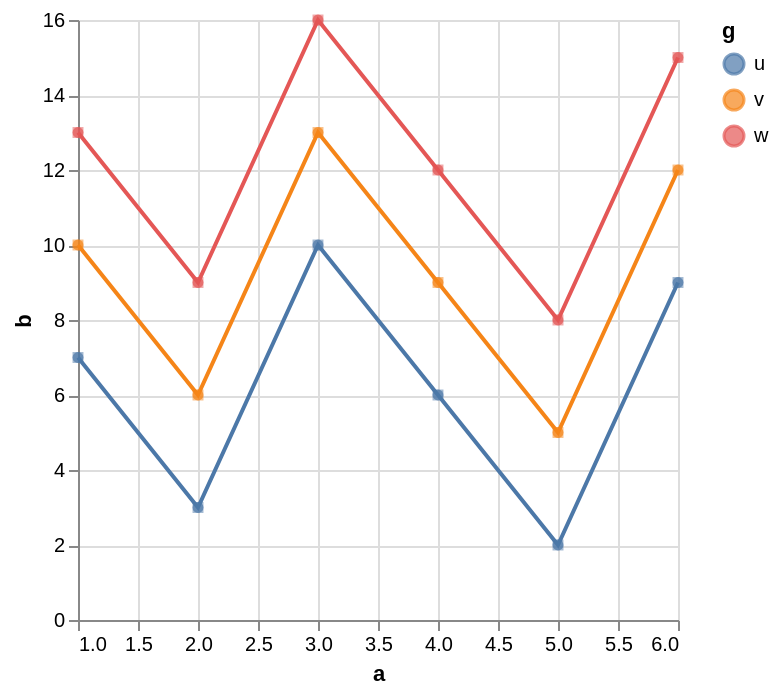

The specification (Vega-Lite) saved for this image:
### Vega-Lite specification from a JSON file in a GitHub repository (floating-point values rounded to 4 significant figures)
{"data": {"values": [{"a": 1, "b": 7, "g": "u"}, {"a": 2, "b": 3, "g": "u"}, {"a": 3, "b": 10, "g": "u"}, {"a": 4, "b": 6, "g": "u"}, {"a": 5, "b": 2, "g": "u"}, {"a": 6, "b": 9, "g": "u"}, {"a": 1, "b": 10, "g": "v"}, {"a": 2, "b": 6, "g": "v"}, {"a": 3, "b": 13, "g": "v"}, {"a": 4, "b": 9, "g": "v"}, {"a": 5, "b": 5, "g": "v"}, {"a": 6, "b": 12, "g": "v"}, {"a": 1, "b": 13, "g": "w"}, {"a": 2, "b": 9, "g": "w"}, {"a": 3, "b": 16, "g": "w"}, {"a": 4, "b": 12, "g": "w"}, {"a": 5, "b": 8, "g": "w"}, {"a": 6, "b": 15, "g": "w"}]}, "encoding": {"x": {"field": "a", "type": "quantitative"}, "y": {"field": "b", "type": "quantitative"}, "color": {"field": "g", "type": "nominal"}}, "layer": [{"mark": "line"}, {"mark": {"type": "point", "filled": true}}, {"mark": {"type": "square", "opacity": 0.5}}]}
